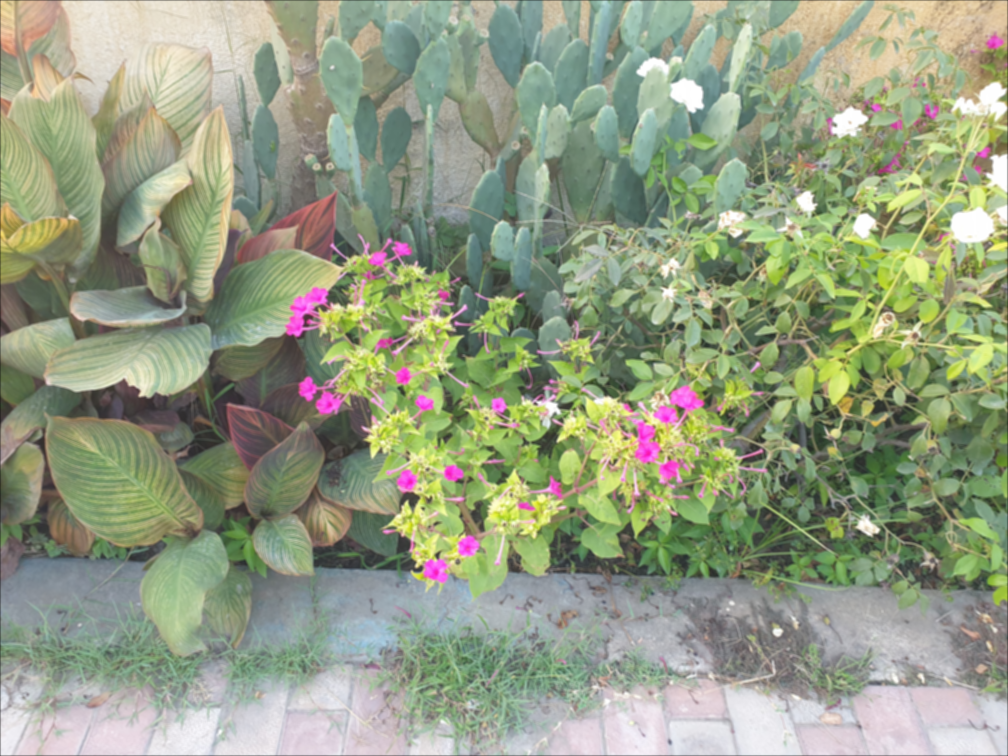
#> input picture sharpening-1/flowers.blur.png, 1008 x 756 px
$ python q1.py
#> lines starting #> are read from the running program, lines starting #| are printed output that depends on the picture
#> further down, image is the input picture: shape (756, 1008, 3); mean B, G, R 131.2, 157.3, 148.6
import numpy as np
import cv2


def clipping(img):
    return img.clip(0, 255)


def show_fourier(img, n):
    return n * np.log(np.abs(img) + 1)


def normalize(img):
    return (img - img.min()) * (255 / (img.max() - img.min()))


def uv_main_transform(img):
    reduced_uv_fourier_image = np.zeros_like(img)
    w = img.shape[1]
    h = img.shape[0]
    for i in range(0, h):
        for j in range(0, w):
            reduced_uv_fourier_image[i, j] = (((i - (h / 2)) ** 2) + ((j - (w / 2)) ** 2)) * img[i, j]
    return reduced_uv_fourier_image * (4 * (np.pi ** 2))


def fourier_magnitude(img):
    f = np.fft.fft2(img, axes=(0, 1))
    fshift = np.fft.fftshift(f)
    return fshift


def inverse_fourier_magnitude(img):
    f_ishift = np.fft.ifftshift(img)
    img_back = np.fft.ifft2(f_ishift, axes=(0, 1))
    return np.abs(img_back).clip(0, 255).astype(np.int32)


def non_normalized_nverse_fourier_magnitude(img):
    f_ishift = np.fft.ifftshift(img)
    img_back = np.fft.ifft2(f_ishift, axes=(0, 1))
    return img_back


def get_gaussian_kernel(l, sig):
#> called with l = 5, sig = 2
    limit = int(l / 2)
    raw = np.zeros((l, l))
    for i in range(-limit, limit + 1):
        for j in range(-limit, limit + 1):
            raw[i + limit, j + limit] = np.exp(-((i ** 2) + (j ** 2)) / (2 * (sig ** 2)))
    gaussian_matrix = np.divide(raw, 2 * np.pi * (sig ** 2))
    return gaussian_matrix / (np.sum(gaussian_matrix))


def get_laplacian_of_gaussian_kernel(l, sig):
    limit = int(l / 2)
    raw = np.zeros((l, l))
    for i in range(-limit, limit + 1):
        for j in range(-limit, limit + 1):
            raw[i + limit, j + limit] = ((i ** 2) + (j ** 2) - (2 * (sig ** 2))) * np.exp(
                -((i ** 2) + (j ** 2)) / (2 * (sig ** 2)))
    gaussian_matrix = np.divide(raw, 2 * np.pi * (sig ** 6))
    return gaussian_matrix * -1


def gaussian_sharpening():
    gauss_kernel = get_gaussian_kernel(5, 2)
    cv2.imwrite('res01.jpg', normalize(gauss_kernel))

    gauss_convolved = cv2.filter2D(image, -1, gauss_kernel)
    cv2.imwrite('res02.jpg', gauss_convolved)

    gauss_unsharp_mask = np.subtract(image_int, gauss_convolved)
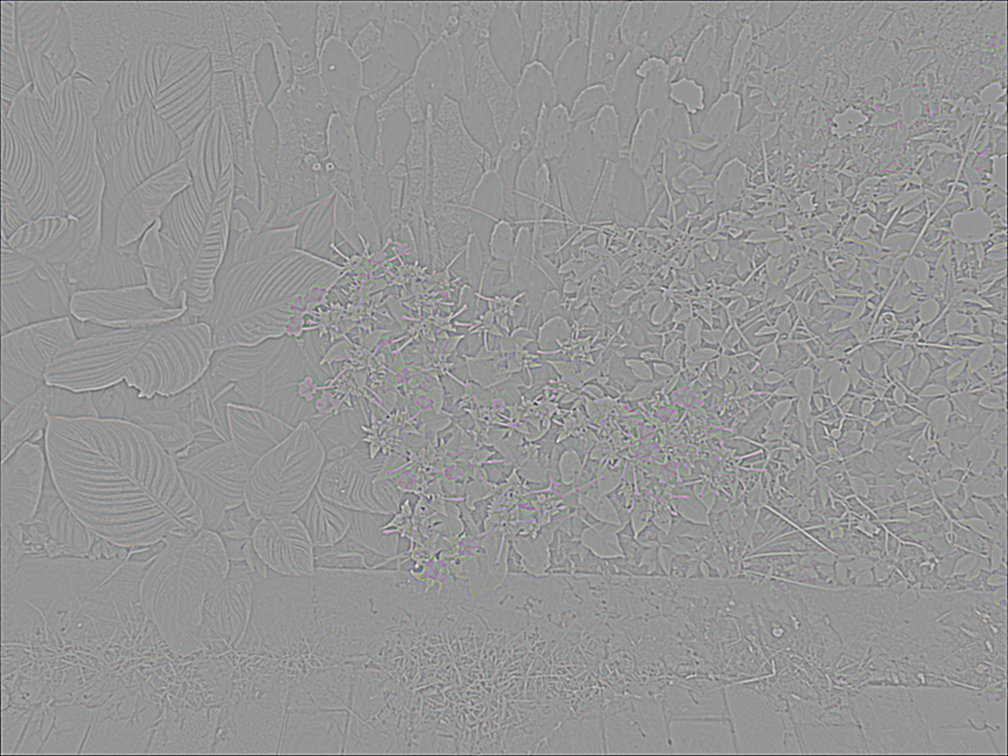
#> gauss_unsharp_mask: shape (756, 1008, 3) int64; mean B, G, R -0.1, -0.1, -0.1; drawn with min black and max white
    cv2.imwrite('res03.jpg', np.array(normalize(gauss_unsharp_mask), dtype='uint8'))

    alpha = 5
    gauss_final = clipping(np.add(image_int, alpha * gauss_unsharp_mask))
#> in clipping, `return img.clip(0, 255)`:
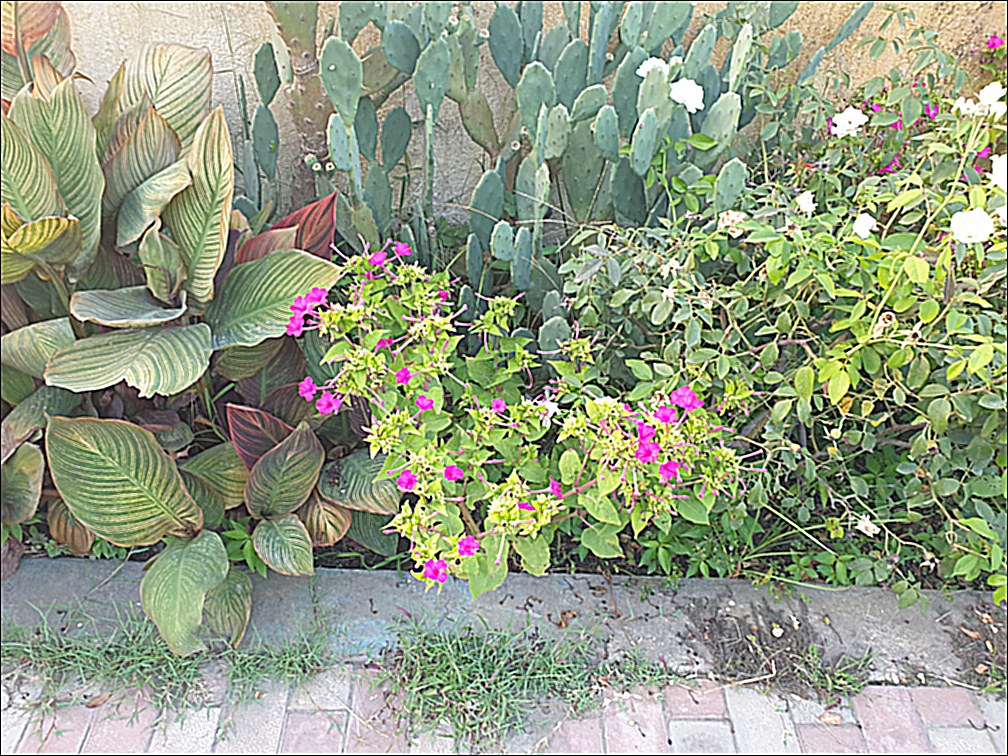
#> returned value: shape (756, 1008, 3) int64; mean of channels 0, 1, 2 130.5, 156.2, 147.1; drawn as B, G, R
    cv2.imwrite('res04.jpg', np.array(gauss_final, dtype='uint8'))


def laplacian_sharpening():
    kernel_size = 13
    laplacian_kernel = get_laplacian_of_gaussian_kernel(kernel_size, 1)

    show_laplace1 = laplacian_kernel.copy()
    show_laplace1[show_laplace1 < 0] = 0
    show_laplace1 = normalize(show_laplace1)

    show_laplace2 = laplacian_kernel.copy()
    show_laplace2 *= -1
    show_laplace2[show_laplace2 < 0] = 0
    show_laplace2 = normalize(show_laplace2)

    final_laplacian_filter = cv2.merge((show_laplace1, np.zeros((kernel_size, kernel_size)), show_laplace2))
    cv2.imwrite('res05.png', final_laplacian_filter)

    laplacian_unsharp_mask = cv2.filter2D(image_int, -1, laplacian_kernel)
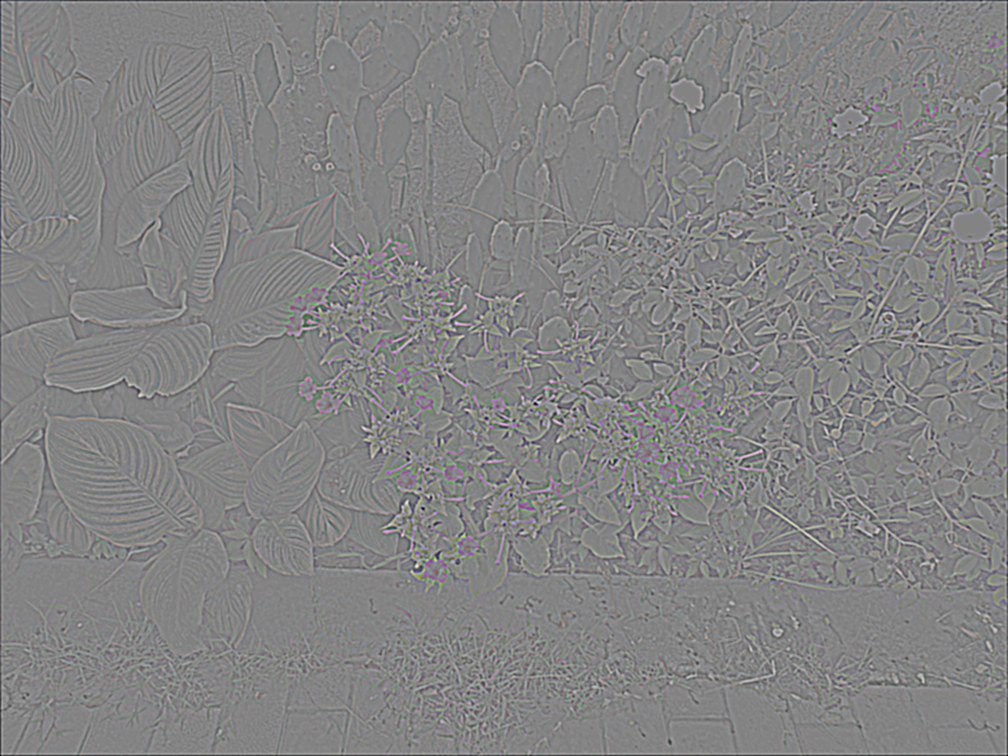
#> laplacian_unsharp_mask: shape (756, 1008, 3) int32; mean B, G, R 0, -0.1, -0.1; drawn with min black and max white

    cv2.imwrite('res06.jpg', normalize(laplacian_unsharp_mask))

    kappa = 6
    laplacian_final = clipping(np.add(image_int, kappa * np.array(laplacian_unsharp_mask, dtype='int')))
    cv2.imwrite('res07.jpg', np.array(laplacian_final, dtype='uint8'))


def fourier_highpass_sharpening():
    fourier_image = fourier_magnitude(image_int)
    cv2.imwrite('res08.jpg', np.array(show_fourier(fourier_image, 20), dtype='uint8'))
#> in show_fourier, `return n * np.log(np.abs(img) + 1)`:
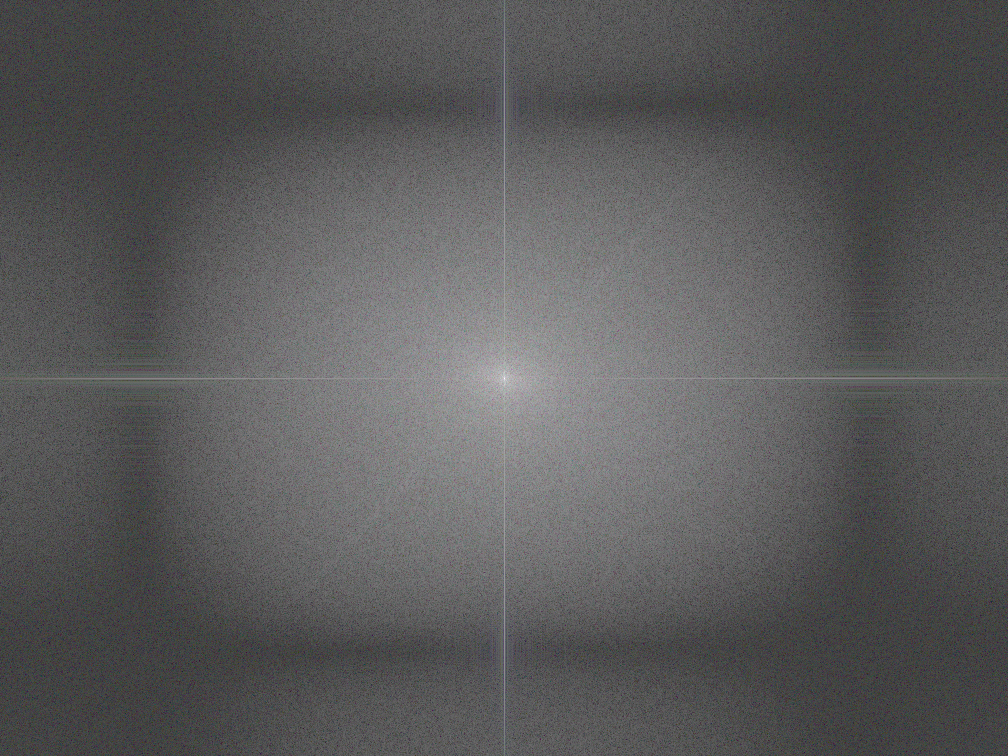
#> returned value: shape (756, 1008, 3) float64; mean of channels 0, 1, 2 142.2, 141.5, 141.9; drawn with min black and max white
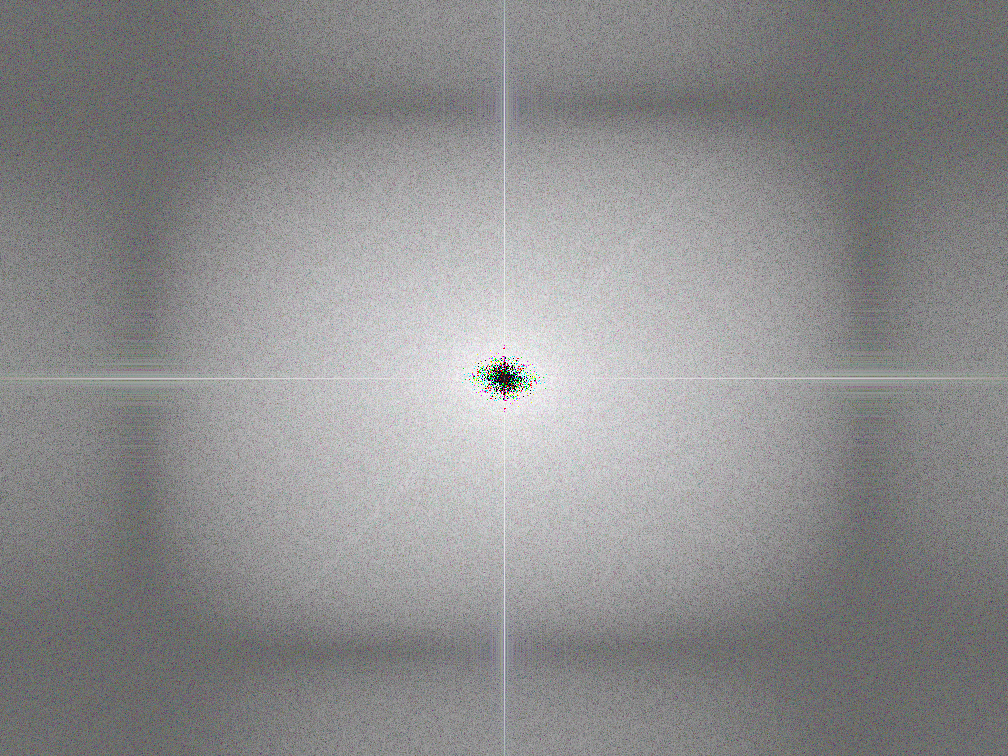
#> saved as res08.jpg: shape (756, 1008, 3); mean B, G, R 141.4, 140.8, 141.2

    radius = 135
    kernel_size = 205
    sigma = 85
    mask = np.zeros_like(image_int)
    cy = mask.shape[0] // 2
#> cy = 378
    cx = mask.shape[1] // 2
#> cx = 504
#> (the run stopped early here; a loop or call above may not have finished)
